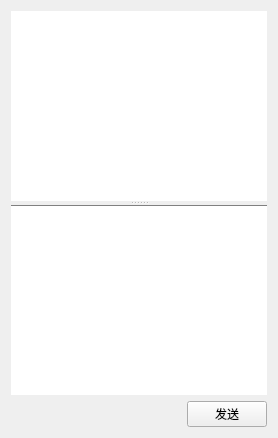
           <widget class="QWidget" name="tab_10">
            <attribute name="title">
             <string>消息窗口</string>
            </attribute>
            <layout class="QGridLayout" name="gridLayout_21">
             <item row="0" column="0">
              <widget class="QSplitter" name="posixshm_splitter">
               <property name="orientation">
                <enum>Qt::Vertical</enum>
               </property>
               <widget class="QTextBrowser" name="posixshm_textBrowser">
                <property name="styleSheet">
                 <string notr="true">QTextBrowser
{
	border-style: none;
    margin: 0px;
	font-size: 16px;
}
</string>
                </property>
               </widget>
               <widget class="QWidget" name="layoutWidget_5">
                <layout class="QVBoxLayout" name="verticalLayout_9">
                 <item>
                  <widget class="QTextEdit" name="posixshm_textEdit">
                   <property name="styleSheet">
                    <string notr="true">QTextEdit
{
	border-style: none;
    margin: 0px;
	border-top: 1px solid gray;
}
</string>
                   </property>
                  </widget>
                 </item>
                 <item>
                  <layout class="QHBoxLayout" name="horizontalLayout_9">
                   <item>
                    <spacer name="horizontalSpacer_13">
                     <property name="orientation">
                      <enum>Qt::Horizontal</enum>
                     </property>
                     <property name="sizeHint" stdset="0">
                      <size>
                       <width>40</width>
                       <height>20</height>
                      </size>
                     </property>
                    </spacer>
                   </item>
                   <item>
                    <widget class="QPushButton" name="posixshm_btn_send">
                     <property name="text">
                      <string>发送</string>
                     </property>
                    </widget>
                   </item>
                  </layout>
                 </item>
                </layout>
               </widget>
              </widget>
             </item>
            </layout>
           </widget>
